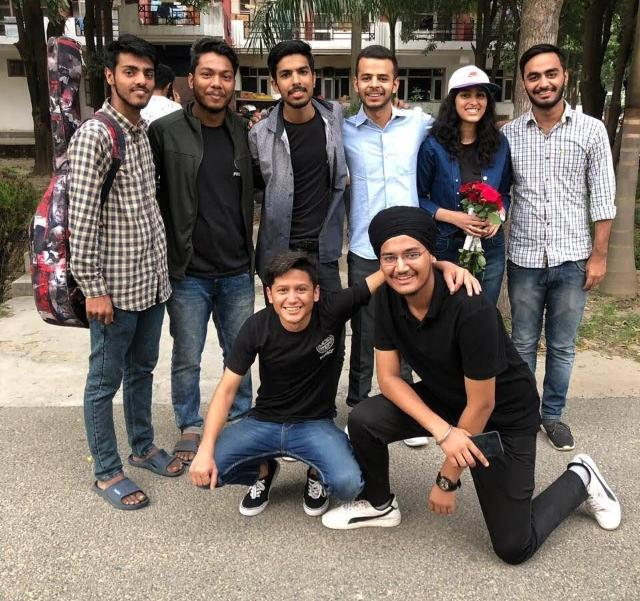
#> input picture all.jpeg, 640 x 601 px
$ python main.py
#> lines starting #> are read from the running program, lines starting #| are printed output that depends on the picture; after the words box and inside, x2 and y2 are one past the last pixel; in counts of white or black regions, pixels touching at a corner belong together
import cv2
face_cascade = cv2.CascadeClassifier(
    cv2.data.haarcascades + 'haarcascade_frontalface_default.xml')
img = cv2.imread('all.jpeg')
#> img is the input picture: shape (601, 640, 3); mean B, G, R 99.9, 107, 116
gray = cv2.cvtColor(img, cv2.COLOR_BGR2GRAY)
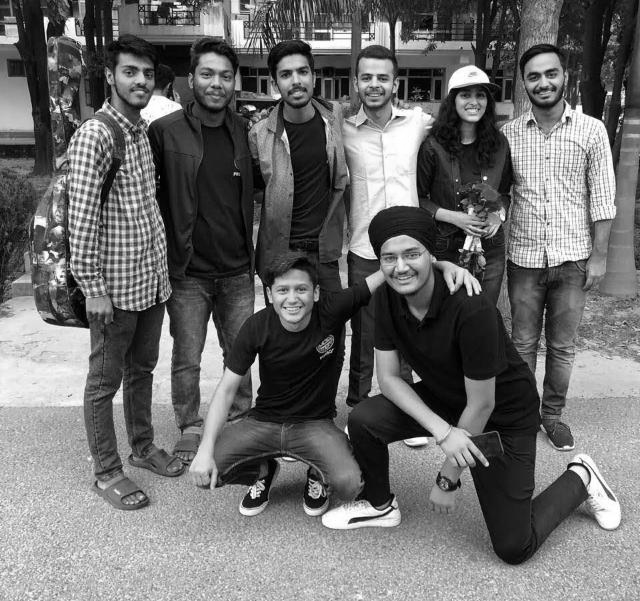
#> gray: shape (601, 640); min 0, max 255, mean 108.9
faces = face_cascade.detectMultiScale(gray, 1.1, 4)
#> faces = [[349, 58, 51, 51], [592, 516, 37, 37], [437, 70, 63, 63], [266, 268, 54, 54], [188, 53, 55, 55], [270, 53, 52, 52], [516, 53, 55, 55], [372, 232, 60, 60], [111, 51, 55, 55], [197, 320, 118, 118]]
for (x, y, w, h) in faces:
    cv2.rectangle(img, (x, y), (x + w, y + h), (0, 0, 255), 2)
#> this loop made 10 passes
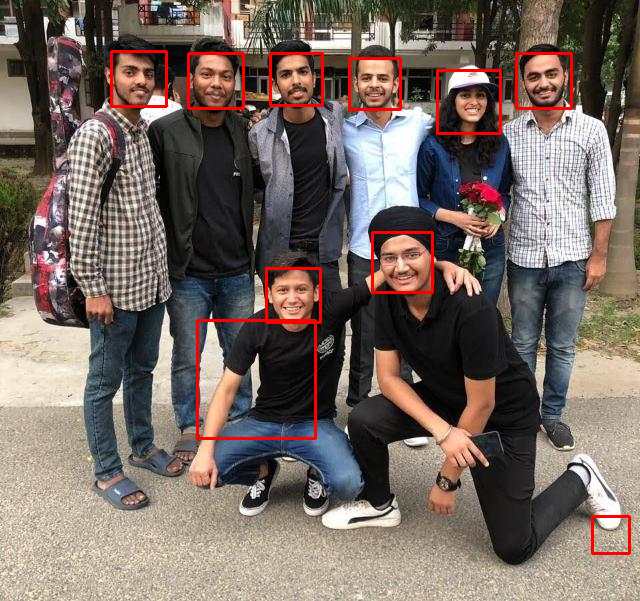
#> img: shape (601, 640, 3); 1.84% of pixels changed, all inside (x1, y1, x2, y2) = (110, 50, 631, 555)
cv2.imshow('img', img)
cv2.waitKey()

$ run again, with negi.jpeg copied over all.jpeg
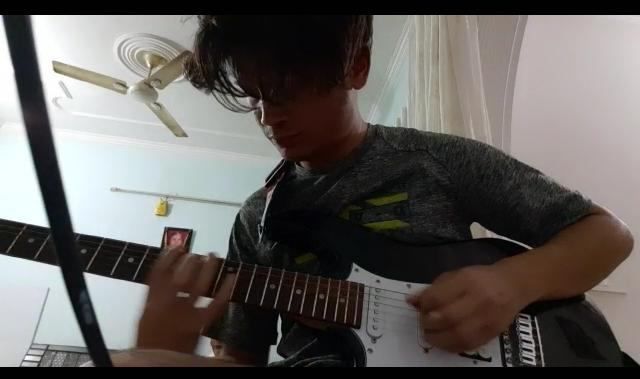
#> input picture negi.jpeg, 640 x 379 px
#> img is the input picture: shape (379, 640, 3); mean B, G, R 93.1, 96, 99.6
#> `gray = cv2.cvtColor(img, cv2.COLOR_BGR2GRAY)`:
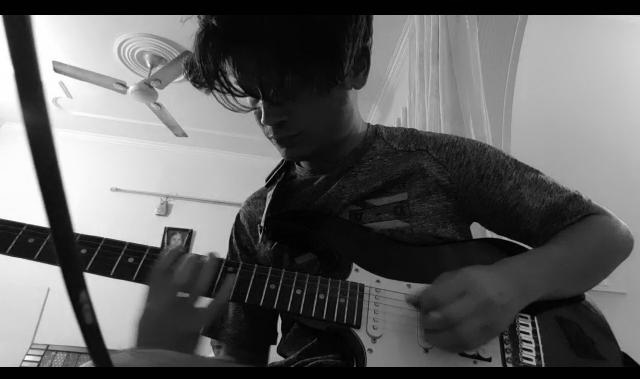
#> gray: shape (379, 640); min 0, max 255, mean 96.8
#> faces = ()

$ run again, with test2.jpg copied over all.jpeg
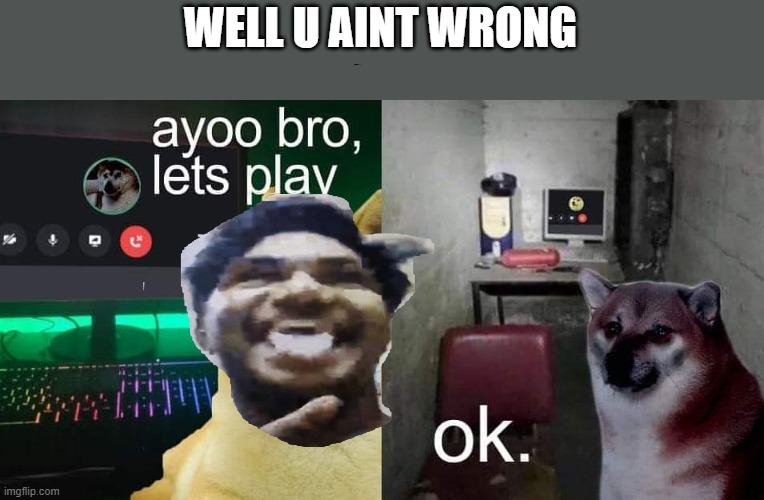
#> input picture test2.jpg, 764 x 500 px
#> img is the input picture: shape (500, 764, 3); mean B, G, R 80.5, 84.2, 82.9
#> `gray = cv2.cvtColor(img, cv2.COLOR_BGR2GRAY)`:
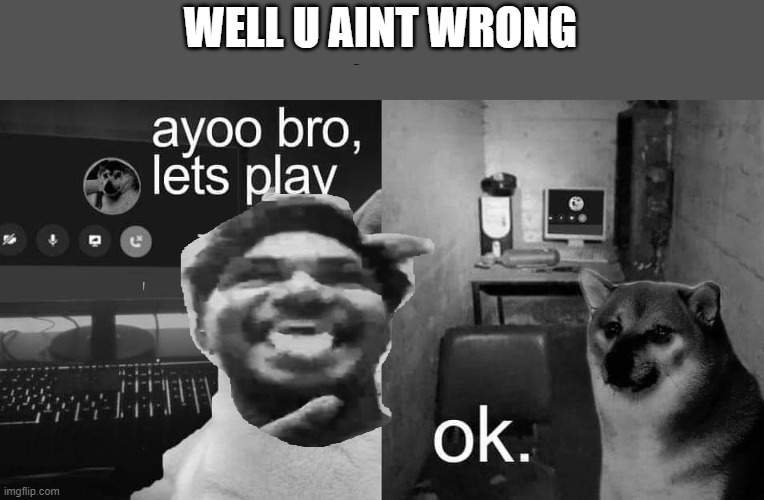
#> gray: shape (500, 764); min 0, max 255, mean 83.4
#> faces = [[231, 216, 147, 147]]
#> the loop `for (x, y, w, h) in faces:` made 1 pass
#> after the loop `for (x, y, w, h) in faces:`:
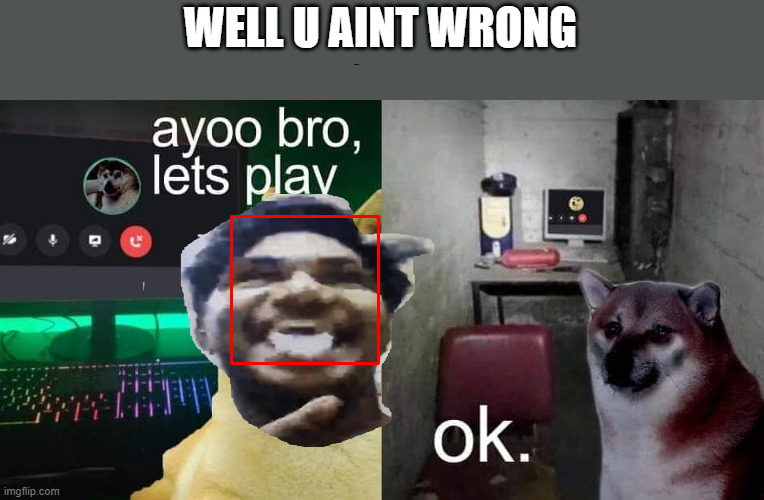
#> img: shape (500, 764, 3); 0.46% of pixels changed, all inside (x1, y1, x2, y2) = (230, 215, 380, 365)
